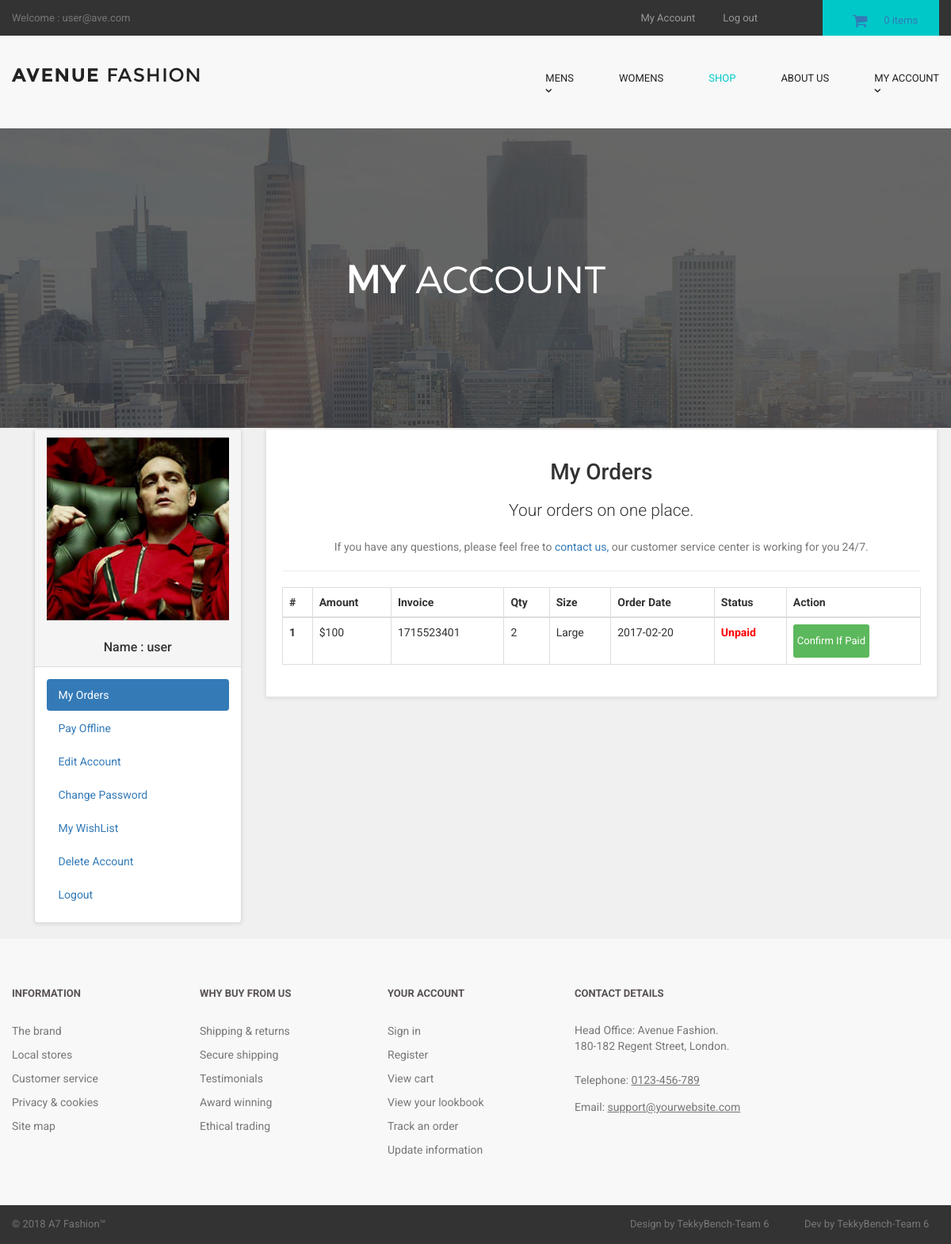
Page /customer/my_account.php?my_orders (signed in) on the committed database.
### tables this page shows
CREATE TABLE `customers` (
  `customer_id` int(10) NOT NULL,
  `customer_name` varchar(255) NOT NULL,
  `customer_email` varchar(255) NOT NULL,
  `customer_pass` varchar(255) NOT NULL,
  `customer_country` text NOT NULL,
  `customer_city` text NOT NULL,
  `customer_contact` varchar(255) NOT NULL,
  `customer_address` text NOT NULL,
  `customer_image` text NOT NULL,
  `customer_ip` varchar(255) NOT NULL,
  `customer_confirm_code` text NOT NULL
);

CREATE TABLE `customer_orders` (
  `order_id` int(10) NOT NULL,
  `customer_id` int(10) NOT NULL,
  `due_amount` int(100) NOT NULL,
  `invoice_no` int(100) NOT NULL,
  `qty` int(10) NOT NULL,
  `size` text NOT NULL,
  `order_date` timestamp NOT NULL DEFAULT current_timestamp() ON UPDATE current_timestamp(),
  `order_status` text NOT NULL
);

### customer/my_orders.php (the view)
<center>
<h1>My Orders</h1>
<p class="lead"> Your orders on one place.</p>
<p class="text-muted" >
If you have any questions, please feel free to <a href="../contact.php" > contact us,</a> our customer service center is working for you 24/7.
</p>
</center>
<hr>
<div class="table-responsive" >
<table class="table table-bordered table-hover" >
<thead>
<tr>
<th>#</th>
<th>Amount</th>
<th>Invoice</th>
<th>Qty</th>
<th>Size</th>
<th>Order Date</th>
<th>Status</th>
<th>Action</th>
</tr>
</thead>
<tbody>
<?php
$customer_session = $_SESSION['customer_email'];
$get_customer = "select * from customers where customer_email='$customer_session'";
$run_customer = mysqli_query($con,$get_customer);
$row_customer = mysqli_fetch_array($run_customer);
$customer_id = $row_customer['customer_id'];
$get_orders = "select * from customer_orders where customer_id='$customer_id'";
$run_orders = mysqli_query($con,$get_orders);
$i = 0;
while($row_orders = mysqli_fetch_array($run_orders)){
$order_id = $row_orders['order_id'];
$due_amount = $row_orders['due_amount'];
$invoice_no = $row_orders['invoice_no'];
$qty = $row_orders['qty'];
$size = $row_orders['size'];
$order_date = substr($row_orders['order_date'],0,11);
$order_status = $row_orders['order_status'];
$i++;
if($order_status=='pending'){
$order_status = "<b style='color:red;'>Unpaid</b>";
}
else{
$order_status = "<b style='color:green;'>Paid</b>";
}
?>
<tr>
<th><?php echo $i; ?></th>
<td>$<?php echo $due_amount; ?></td>
<td><?php echo $invoice_no; ?></td>
<td><?php echo $qty; ?></td>
<td><?php echo $size; ?></td>
<td><?php echo $order_date; ?></td>
<td><?php echo $order_status; ?></td>
<td>
<a href="confirm.php?order_id=<?php echo $order_id; ?>" target="blank" class="btn btn-success btn-xs" > Confirm If Paid </a>
</td>
</tr>
<?php } ?>
</tbody>
</table>
</div>

### customer/includes/sidebar.php
<div class="panel panel-default sidebar-menu">
<div class="panel-heading">
<?php
$customer_session = $_SESSION['customer_email'];
$get_customer = "select * from customers where customer_email='$customer_session'";
$run_customer = mysqli_query($con,$get_customer);
$row_customer = mysqli_fetch_array($run_customer);
$customer_image = $row_customer['customer_image'];
$customer_name = $row_customer['customer_name'];
if(!isset($_SESSION['customer_email'])){
}
else {
echo "
<center>
<img src='customer_images/$customer_image' class='img-responsive'>
</center>
<br>
<h3 align='center' class='panel-title'> Name : $customer_name </h3>
";
}
?>
</div>
<div class="panel-body">
<ul class="nav nav-pills nav-stacked">
<li class="<?php if(isset($_GET['my_orders'])){ echo "active"; } ?>">
<a href="my_account.php?my_orders"> <i class="fa fa-list"> </i> My Orders </a>
</li>
<li class="<?php if(isset($_GET['pay_offline'])){ echo "active"; } ?>">
<a href="my_account.php?pay_offline"> <i class="fa fa-bolt"></i> Pay Offline </a>
</li>
<li class="<?php if(isset($_GET['edit_account'])){ echo "active"; } ?>">
<a href="my_account.php?edit_account"> <i class="fa fa-pencil"></i> Edit Account </a>
</li>
<li class="<?php if(isset($_GET['change_pass'])){ echo "active"; } ?>">
<a href="my_account.php?change_pass"> <i class="fa fa-user"></i> Change Password </a>
</li>
<li class="<?php if(isset($_GET['my_wishlist'])){ echo "active"; } ?>">
<a href="my_account.php?my_wishlist"> <i class="fa fa-heart"></i> My WishList </a>
</li>
<li class="<?php if(isset($_GET['delete_account'])){ echo "active"; } ?>">
<a href="my_account.php?delete_account"> <i class="fa fa-trash-o"></i> Delete Account </a>
</li>
<li>
<a href="logout.php"> <i class="fa fa-sign-out"></i> Logout </a>
</li>
</ul>
</div>
</div>

### customer/styles/backend.css (style rules this page uses)
html { font-family: "Roboto", Helvetica, Arial, sans-serif; line-height: 1.15; -ms-text-size-adjust: 100%; -webkit-text-size-adjust: 100% }
body { margin: 0 }
h1 { font-size: 2em; margin: .67em 0 }
hr { box-sizing: content-box; height: 0; overflow: visible }
a { background-color: transparent; -webkit-text-decoration-skip: objects }
b, strong { font-weight: inherit; font-weight: bolder }
img { border-style: none }
html { box-sizing: border-box }
body { min-width: 1190px; font-family: Montserrat, sans-serif; font-weight: 400; background-color: white; }
img { max-width: 100%; height: auto }
.btn { display: inline-block; vertical-align: top; font-size: 13px; line-height: 40px; text-decoration: none; -webkit-transition: .3s; transition: .3s }

### styles/style.css (style rules this page uses)
body { font-family: "Roboto", Helvetica, Arial, sans-serif; font-size: 14px; line-height: 1.42857143; color: #333333; background-color: #f0f0f0; overflow-x: hidden; }
#content .panel.sidebar-menu { box-sizing: border-box; box-shadow: 0 1px 5px rgba(0, 0, 0, 0.1); }
#content .panel.sidebar-menu h3 { padding: 5px 0; margin: 0; }

### rows in the picture
customers: customer_image (placeholder picture), customer_name "user"
customer_orders: due_amount "100", invoice_no "1715523401", qty "2", size "Large", order_date "2017-02-20", order_status "Unpaid"

### other values in the picture
$_SESSION['customer_email'] "user@ave.com"
$count_items "0"
